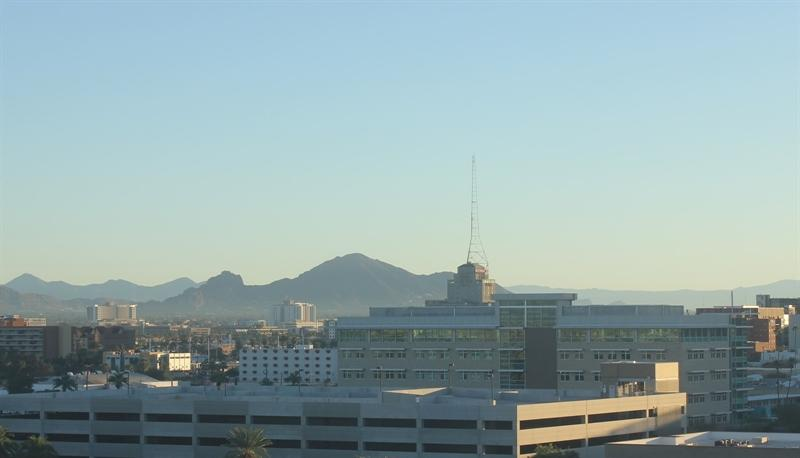
#> input picture Intro_to_CV/1_1_Image_Representation/day_night_images/training/day/20151101_142050.jpg, 800 x 458 px; its folder holds only this picture in this run
$ jupyter execute --allow-errors '6. Day_light_image_Classifier.ipynb'   (shell and % lines are left out)
#> lines starting #> are read from the running program, lines starting #| are printed output that depends on the picture; after the words box and inside, x2 and y2 are one past the last pixel; in counts of white or black regions, pixels touching at a corner belong together; long printed decimals are rounded
### Intro_to_CV/1_1_Image_Representation/helpers.py
# Helper functions

import os
import glob # library for loading images from a directory
import matplotlib.image as mpimg

import cv2


# This function loads in images and their labels and places them in a list
# The list contains all images and their associated labels
# For example, after data is loaded, im_list[0][:] will be the first image-label pair in the list
def load_dataset(image_dir):

    # Populate this empty image list
#> called with image_dir = 'day_night_images/training/'
    im_list = []
    image_types = ["day", "night"]

    # Iterate through each color folder
    for im_type in image_types:

        # Iterate through each image file in each image_type folder
        # glob reads in any image with the extension "image_dir/im_type/*"
        for file in glob.glob(os.path.join(image_dir, im_type, "*")):

            # Read in the image
            im = mpimg.imread(file)
#> im is the input picture: shape (458, 800, 3); mean R, G, B 147.2, 168.7, 170.2

            # Check if the image exists/if it's been correctly read-in
            if not im is None:
                # Append the image, and it's type (red, green, yellow) to the image list
                im_list.append((im, im_type))

    return im_list


## Standardize the input images
# Resize each image to the desired input size: 600x1100px (hxw).

## Standardize the output
# With each loaded image, we also specify the expected output.
# For this, we use binary numerical values 0/1 = night/day.


# This function should take in an RGB image and return a new, standardized version
# 600 height x 1100 width image size (px x px)
def standardize_input(image):

    # Resize image and pre-process so that all "standard" images are the same size
    standard_im = cv2.resize(image, (1100, 600))

    return standard_im


# Examples:
# encode("day") should return: 1
# encode("night") should return: 0
def encode(label):

    numerical_val = 0
    if(label == 'day'):
        numerical_val = 1
    # else it is night and can stay 0

    return numerical_val

# using both functions above, standardize the input images and output labels
def standardize(image_list):

    # Empty image data array
    standard_list = []

    # Iterate through all the image-label pairs
    for item in image_list:
        image = item[0]
        label = item[1]

        # Standardize the image
        standardized_im = standardize_input(image)

        # Create a numerical label
        binary_label = encode(label)

        # Append the image, and it's one hot encoded label to the full, processed list of image data
        standard_list.append((standardized_im, binary_label))

    return standard_list

### Intro_to_CV/1_1_Image_Representation/6. Day_light_image_Classifier.ipynb
# Day and Night Image Classifier

The day/night image dataset consists of 200 RGB color images in two categories: day and night. There are equal numbers of each example: 100 day images and 100 night images.

We'd like to build a classifier that can accurately label these images as day or night, and that relies on finding distinguishing features between the two types of images!

[cell 1]
# Import resources
import cv2
import helpers

import numpy as np
import matplotlib.pyplot as plt
import matplotlib.image as mpimg

### Training and Testing Data
The 200 day/night images are separated into training and testing datasets.

- 60% of these images are training images, for you to use as you create a classifier.
- 40% are test images, which will be used to test the accuracy of your classifier.

First, we set some variables to keep track of some where our images are stored:

image_dir_training: the directory where our training image data is stored

image_dir_test: the directory where our test image data is stored

[cell 2]
# Image data directions
image_dir_training = "day_night_images/training/"
image_dir_test = "day_night_images/test/"

### Load the datasets
These first few lines of code will load the training day/night images and store all of them in a variable, IMAGE_LIST. This list contains the images and their associated label ("day" or "night").

For example, the first image-label pair in IMAGE_LIST can be accessed by index: IMAGE_LIST[0][:].

[cell 3]
# Using the load_dataset function in helpers.py
# Load training data
IMAGE_LIST = helpers.load_dataset(image_dir_training)
#> IMAGE_LIST = 2 items
IMAGE_LIST[0][:]

## 1. Visualize the input images

[cell 4]
image_index = 3
#> (the rest of this cell did not finish here and is left out)

## 2. Pre-process the data

After loading in each image, you have to standardize the input and output.

### Input

It's important to make all your images the same size so that they can be sent through the same pipeline of classification steps! Every input image should be in the same format, of the same size, and so on.

#### Standardize the input images
- Resize each image to the desired input size: 600x1100px (hxw).

[cell 5]
# This function should take in an RGB image and return a new, standardized version
def standardize_input(image):

    # Resize image so that all standard images are the same size 600x1100.
    standard_im = cv2.resize(image, dsize=(1100, 600), interpolation=cv2.INTER_CUBIC)
    return standard_im

#### Standardize the output
With each loaded image, you also need to specify the expected output. For this, use binary numerical values 0/1 = night/day.

[cell 6]
# Examples:
# encode("day") should return: 1
# encode("night") should return: 0

def encode(label):
    if label == "day":
        numerical_val = 1
    elif label == "night":
        numerical_val = 0

    return numerical_val

### Construct a STANDARDIZED_LIST of input images and output labels.

This function takes in a list of image-label pairs and outputs a standardized list of resized images and numerical labels.

This uses the functions you defined above to standardize the input and output, so those functions must be complete for this standardization to work!

[cell 7]
def standardize(image_list):

    #Empty image data array
    standard_list = []

    #Iterate through all the image-label pairs
    for item in image_list:
        image = item[0]
        label = item[1]

        # Standardize the image
        standardized_im = standardize_input(image)

        # Create a numerical label
        binary_label = encode(label)

        # Append the image, and it's one hot encoded label to the full, processed list of image data
        standard_list.append((standardized_im, binary_label))
#> this loop made 2 passes
#> (label, binary_label) on passes 1 to 2: ('day', 1), ('night', 0)
#> pass 1, in standardize_input, `standard_im = cv2.resize(image, dsize=(1100, 600), interpolation=cv2.I..`:
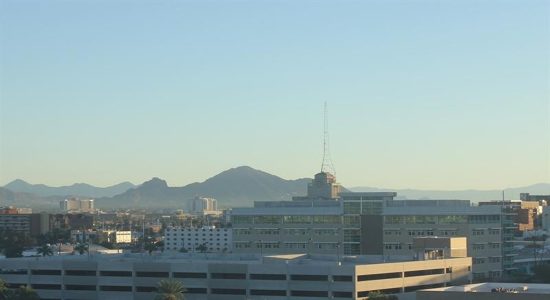
#> standard_im: shape (600, 1100, 3) (shown at 1/2 size); mean R, G, B 147.2, 168.7, 170.2
#> pass 2, in standardize_input (call 2), `standard_im = cv2.resize(image, dsize=(1100, 600), interpolation=cv2.I..`:
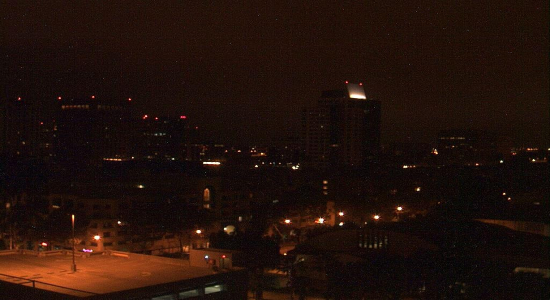
#> standard_im: shape (600, 1100, 3) (shown at 1/2 size); mean R, G, B 33.9, 16.7, 10.4
#> after the loop, standard_list = 2 items

    return standard_list

[cell 8]
# Standardize all training images
STANDARDIZED_LIST = standardize(IMAGE_LIST)
#> STANDARDIZED_LIST = 2 items

#### Visualize the standardized data
Display a standardized image from STANDARDIZED_LIST.

[cell 9]
# Display a standardized image and its label

# Select an image by index
image_num = 130
#> (the rest of this cell did not finish here and is left out)

## Feature Extraction

Create a feature that represents the brightness in an image. We'll be extracting the average brightness using HSV colorspace. Specifically, we'll use the V channel (a measure of brightness), add up the pixel values in the V channel, then divide that sum by the area of the image to get the average Value of the image.

### RGB to HSV conversion

Below, a test image is converted from RGB to HSV colorspace and each component is displayed in an image.

[cell 10]
# Convert and image to HSV colorspace
# Visualize the individual color channels

image_num = 0
test_im = STANDARDIZED_LIST[image_num][0]
test_label = STANDARDIZED_LIST[image_num][1]
#> test_label = 1

# Convert to HSV
hsv = cv2.cvtColor(test_im, cv2.COLOR_RGB2HSV)
#> hsv: shape (600, 1100, 3); mean H, S, V 85, 46.3, 175.2

# Print image label
print('Label: ' + str(test_label))
#| Label: 1

# HSV channels
h = hsv[:,:,0]
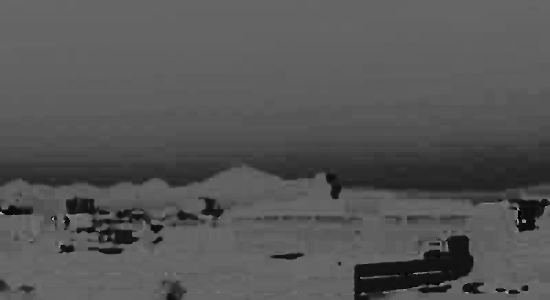
#> h: shape (600, 1100) (shown at 1/2 size); min 0, max 178, mean 85
s = hsv[:,:,1]
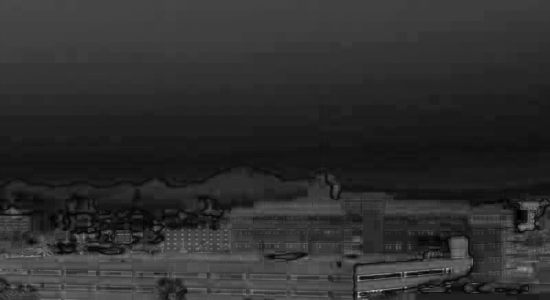
#> s: shape (600, 1100) (shown at 1/2 size); min 0, max 248, mean 46.3
v = hsv[:,:,2]
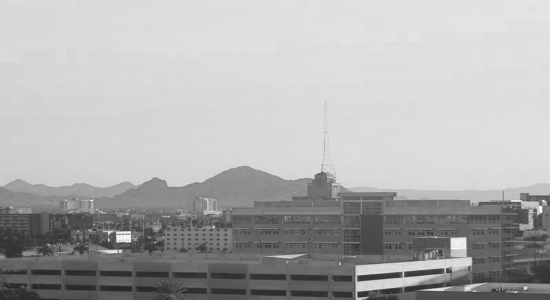
#> v: shape (600, 1100) (shown at 1/2 size); min 30, max 255, mean 175.2

# Plot the original image and the three channels
f, (ax1, ax2, ax3, ax4) = plt.subplots(1, 4, figsize=(20,10))
ax1.set_title('Standardized image')
ax1.imshow(test_im)
ax2.set_title('H channel')
ax2.imshow(h, cmap='gray')
ax3.set_title('S channel')
ax3.imshow(s, cmap='gray')
ax4.set_title('V channel')
ax4.imshow(v, cmap='gray')

### Find the average brightness using the V channel

This function takes in a standardized RGB image and returns a feature (a single value) that represent the average level of brightness in the image. We'll use this value to classify the image as day or night.

[cell 11]
# Find the average Value or brightness of an image
def avg_brightness(rgb_image):

    #convert image to HSV
    hsv = cv2.cvtColor(rgb_image, cv2.COLOR_RGB2HSV)

    #add up all the pixel values in the V channel
    sum_brightness = np.sum(hsv[:,:,2])

    # Calculate the average brightness using the area of the image
    height = rgb_image.shape[0]
    width = rgb_image.shape[1]
    area = height*width
    # and the sum calculated above
    avg = sum_brightness/area
    return avg

[cell 12]
# Testing average brightness levels
# Look at a number of different day and night images and think about
# what average brightness value separates the two types of images

# Find the average of the averages from all day and night images

night_brightness = []
day_brightness = []

for image in STANDARDIZED_LIST:

    if image[1] == 0:
        night_brightness.append(avg_brightness(image[0]))
    elif image[1] == 1:
        day_brightness.append(avg_brightness(image[0]))
#> this loop made 2 passes
#> after the loop, day_brightness = [175.2]; night_brightness = [33.88]

avg_day_brightness = np.mean(day_brightness)
#> avg_day_brightness = 175.2
avg_night_brightness = np.mean(night_brightness)
#> avg_night_brightness = 33.88
min_day_brightness = np.min(day_brightness)
#> min_day_brightness = 175.2
max_night_brightness = np.max(night_brightness)
#> max_night_brightness = 33.88

print(f"Average of average day brightness from: {avg_day_brightness}")
#| Average of average day brightness from: 175.176
print(f"Average of average night brightness: {avg_night_brightness}")
#| Average of average night brightness: 33.883
print(f"Minimum day brightness: {min_day_brightness}")
#| Minimum day brightness: 175.176
print(f"Maximum night brightness: {max_night_brightness}")
#| Maximum night brightness: 33.883

## Classification and Visualizing Error

In this section, we'll turn our average brightness feature into a classifier that takes in a standardized image and returns a predicted_label for that image. This estimate_label function should return a value: 0 or 1 (night or day, respectively).

### Build a complete classifier

Set a threshold that you think will separate the day and night images by average brightness.

[cell 13]
# This function should takes in RGB image input:
def estimate_label(rgb_image):

    #Extract average brightness feature from an RGB image
    avg = avg_brightness(rgb_image)

    # Use the avg brightness feature to predict a label (0,1)
    predicted_label = 0

    # Set the value of a threshold that will separate day and night images
    threshold = avg_night_brightness + (avg_day_brightness - avg_night_brightness)/2

    if avg > threshold:
        # if the average brightness is above the threshold value, we classify it as "day"
        predicted_label = 1
    # else, the pred-cted_label can stay 0 (it is predicted to be "night")

    return predicted_label

#> (a cell that did not finish here is left out)

## Testing the classifier

Here is where we test your classification algorithm using our test set of data that we set aside at the beginning of the notebook!

Since we are using a pretty simple brightess feature, we may not expect this classifier to be 100% accurate. We'll aim for around 75-85% accuracy usin this one feature.

### Test dataset

Below, we load in the test dataset, standardize it using the standardize function you defined above, and then shuffle it; this ensures that order will not play a role in testing accuracy.

[cell 15]
import random

# Using the load_dataset function in helpers.py
# Load test data
TEST_IMAGE_LIST = helpers.load_dataset(image_dir_test)
#> TEST_IMAGE_LIST = 2 items

# Standardize the test data
STANDARDIZED_TEST_LIST = helpers.standardize(TEST_IMAGE_LIST)
#> the loop in standardize, `for item in image_list:` made 2 passes
#> STANDARDIZED_TEST_LIST = 2 items

# Shuffle the standardized test data
random.shuffle(STANDARDIZED_TEST_LIST)

### Determine the Accuracy

Compare the output of your classification algorithm (a.k.a. your "model") with the true labels and determine the accuracy.

This code stores all the misclassified images, their predicted labels, and their true labels, in a list called misclassified.

[cell 16]
# Construct a list of misclassified images given a list of test images and their labels
def get_misclassified_images(test_images):
    # Track misclassified images by placing them into a list
    misclassified_images_labels = []

    # Iterate through all the test images
    # Classify each image and compare to the true label
    for image in test_images:

        # Get true data
        im = image[0]
        true_label = image[1]

        # Get predicted label from your classifier
        predicted_label = estimate_label(im)

        # Compare true and predicted labels
        if(predicted_label != true_label):
            # If these labels are not equal, the image has been misclassified
            misclassified_images_labels.append((im, predicted_label, true_label))
#> this loop made 2 passes
#> (true_label, predicted_label) on passes 1 to 2: (1, 1), (0, 0)
#> after the loop, misclassified_images_labels = []
    # Return the list of misclassified [image, predicted_label, true_label] values
    return misclassified_images_labels

[cell 17]
# Find all misclassified images in a given test set
MISCLASSIFIED = get_misclassified_images(STANDARDIZED_TEST_LIST)
#> MISCLASSIFIED = []

# Accuracy calculations
total = len(STANDARDIZED_TEST_LIST)
#> total = 2
num_correct = total - len(MISCLASSIFIED)
#> num_correct = 2
accuracy = num_correct/total
#> accuracy = 1

print('Accuracy: ' + str(accuracy))
#| Accuracy: 1.0
print("Number of misclassified images = " + str(len(MISCLASSIFIED)) +' out of '+ str(total))
#| Number of misclassified images = 0 out of 2

[cell 18]
# Visualize misclassified example(s)
# Display an image in the `MISCLASSIFIED` list
# Print out its predicted label - to see what the image *was* incorrectly classified as
num = 5
#> (the rest of this cell did not finish here and is left out)

## Add addtional feature extractor

[cell 19]
def colors_green_blue(rgb_image):
    # Finds amount of green and blue there is in picture
    # At night there are little green and blue colors

    #convert image to HSV
    hsv = cv2.cvtColor(rgb_image, cv2.COLOR_RGB2HSV)

    #color selection, green and blue
    lower_hue = np.array([90,0,0])
    upper_hue = np.array([135,255,255])

    # Define the masked area in HSV space
    mask_hsv = cv2.inRange(hsv, lower_hue, upper_hue)

    #plt.imshow(mask_hsv)
    # Add up all the pixel values in the V channel
    sum_color = np.sum(mask_hsv)

    area = 600*1100.0  # pixels

    #Colors that are green and blue, 0 non, 255 all
    amount = ((sum_color/area)/255)*100

    # Return value between 0 and 100
    return amount

[cell 20]
# This function should take in RGB image input
def estimate_label(rgb_image):

    # Extract average brightness feature from an RGB image
    avg = avg_brightness(rgb_image)

    # Extract amount color of green and blue in image
    amount = colors_green_blue(rgb_image)

    # Use the avg brightness feature to predict a label (0, 1)
    predicted_label = 0

    # Set the value of a threshold that will separate day and night images
    threshold = avg_night_brightness + (avg_day_brightness - avg_night_brightness)/2

    # Set the amount of green and blue we expect in daytime
    threshold_2 = 6

    if(avg > threshold-5 and amount > threshold_2):
        # if the average brightness is above the threshold value, we classify it as "day"
        predicted_label = 1
    # else, the pred-cted_label can stay 0 (it is predicted to be "night")

    return predicted_label

[cell 21]
# Constructs a list of misclassified images given a list of test images and their labels
def get_misclassified_images(test_images):
    # Track misclassified images by placing them into a list
    misclassified_images_labels = []

    # Iterate through all the test images
    # Classify each image and compare to the true label
    for image in test_images:

        # Get true data
        im = image[0]
        true_label = image[1]

        # Get predicted label from your classifier
        predicted_label = estimate_label(im)

        # Compare true and predicted labels
        if(predicted_label != true_label):
            # If these labels are not equal, the image has been misclassified
            misclassified_images_labels.append((im, predicted_label, true_label))
#> this loop made 2 passes
#> true_label on passes 1 to 2: 1, 0
#> pass 1, in colors_green_blue, `mask_hsv = cv2.inRange(hsv, lower_hue, upper_hue)`:
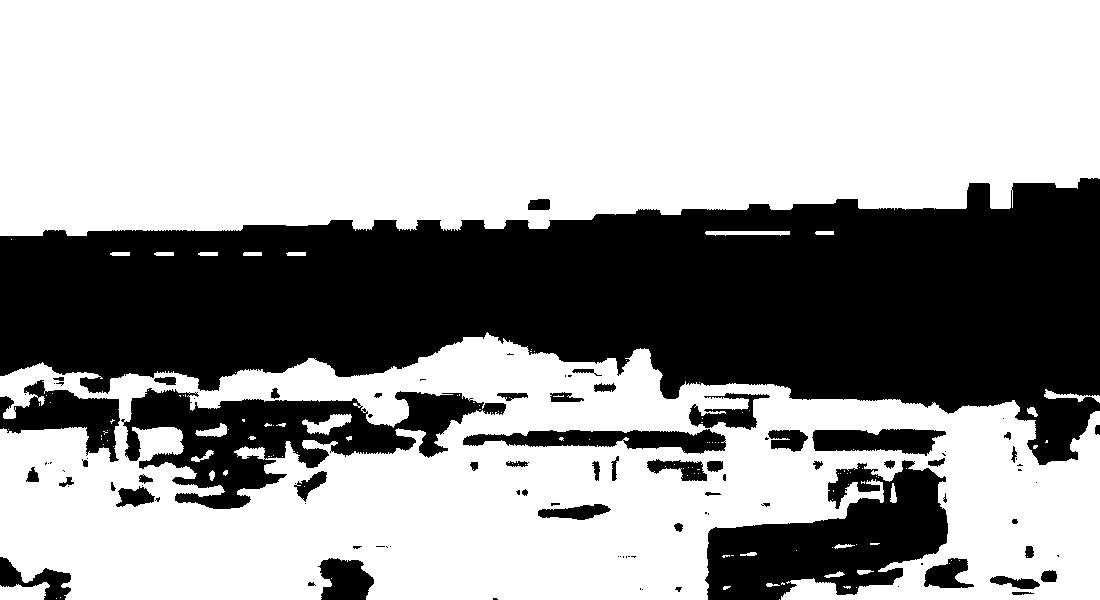
#> mask_hsv: shape (600, 1100); 63.5% white; 100 black regions (48 under 20 px), largest, box (x1, y1, x2, y2) and area: (0, 178, 1100, 465) 180649, (705, 460, 948, 600) 18879, (121, 388, 506, 509) 18827
#> pass 2, in colors_green_blue (call 2), `mask_hsv = cv2.inRange(hsv, lower_hue, upper_hue)`:
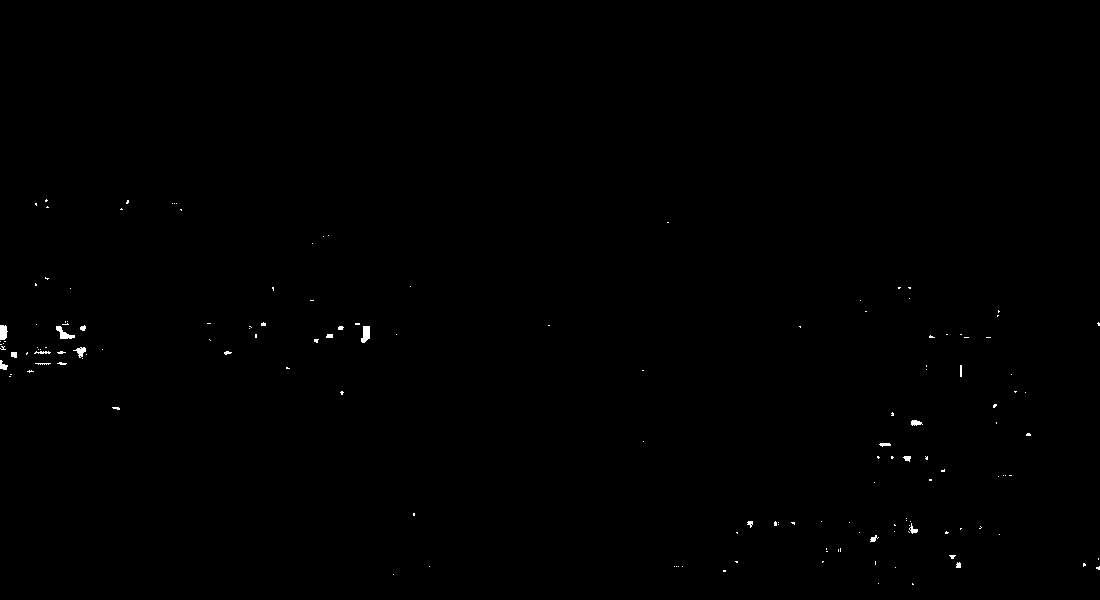
#> mask_hsv: shape (600, 1100); 0.22% white; 150 white regions (130 under 20 px), largest, box (x1, y1, x2, y2) and area: (361, 326, 370, 343) 114, (56, 326, 75, 339) 111, (0, 325, 8, 340) 101
#> after the loop, misclassified_images_labels = []

    # Return the list of misclassified [image, predicted_label, true_label] values
    return misclassified_images_labels

[cell 22]
# Find all misclassified images in a given test set
MISCLASSIFIED = get_misclassified_images(STANDARDIZED_TEST_LIST)

# Accuracy calculations
total = len(STANDARDIZED_TEST_LIST)
num_correct = total - len(MISCLASSIFIED)
accuracy = num_correct/total

print('Accuracy: ' + str(accuracy))
#| Accuracy: 1.0
print("Number of misclassified images = " + str(len(MISCLASSIFIED)) +' out of '+ str(total))
#| Number of misclassified images = 0 out of 2
